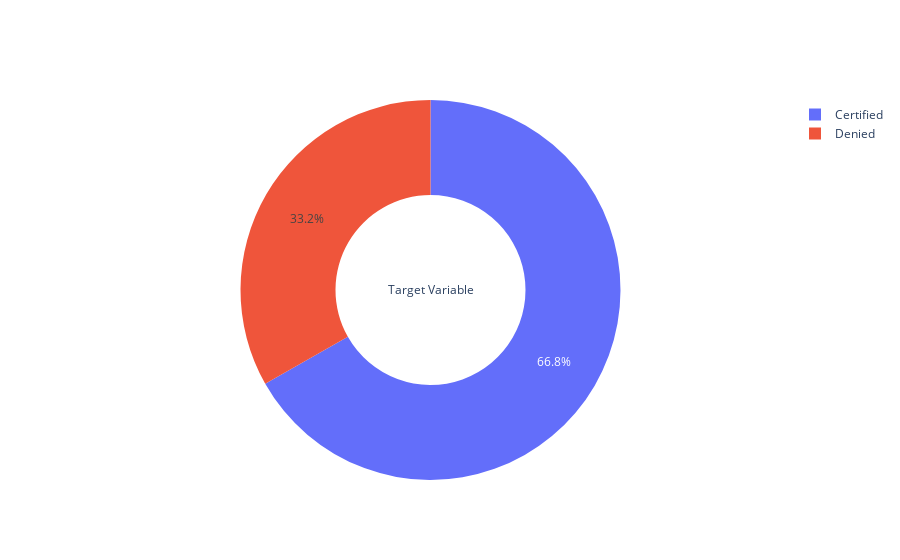

The cell this chart's notebook holds for it:
### Markdown cell above
# Visualize the Target Variable

### Code cell
go.Figure(data=[go.Pie(labels=df.case_status.value_counts(normalize=True).index,
                       values=df.case_status.value_counts(normalize=True).values,hole=0.5,
                       title = "Target Variable")])

### Figure 1 — Plotly figure (JSON) as saved in the notebook; plotly's stock layout.template omitted (floating-point values rounded to 4 significant figures)
{"data": [{"hole": 0.5, "labels": ["Certified", "Denied"], "title": {"text": "Target Variable"}, "type": "pie", "values": [0.6679, 0.3321]}], "layout": {"autosize": true}}
